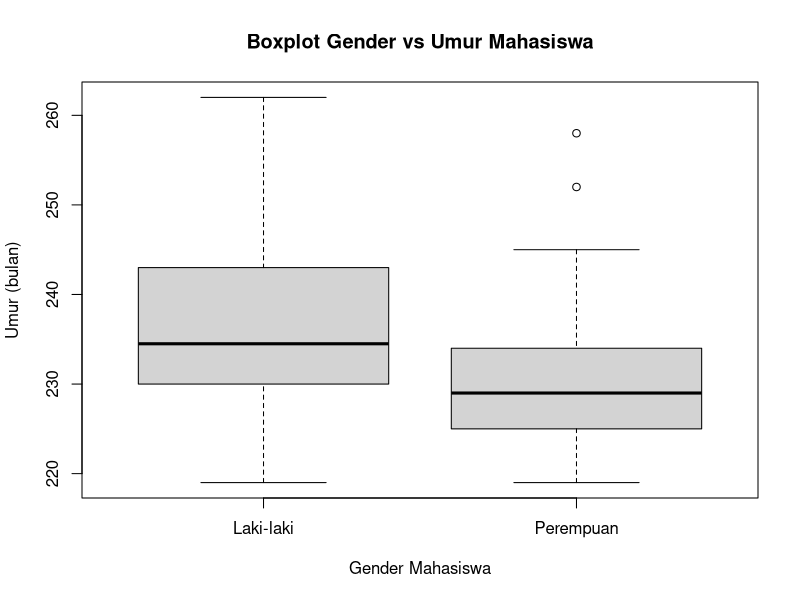
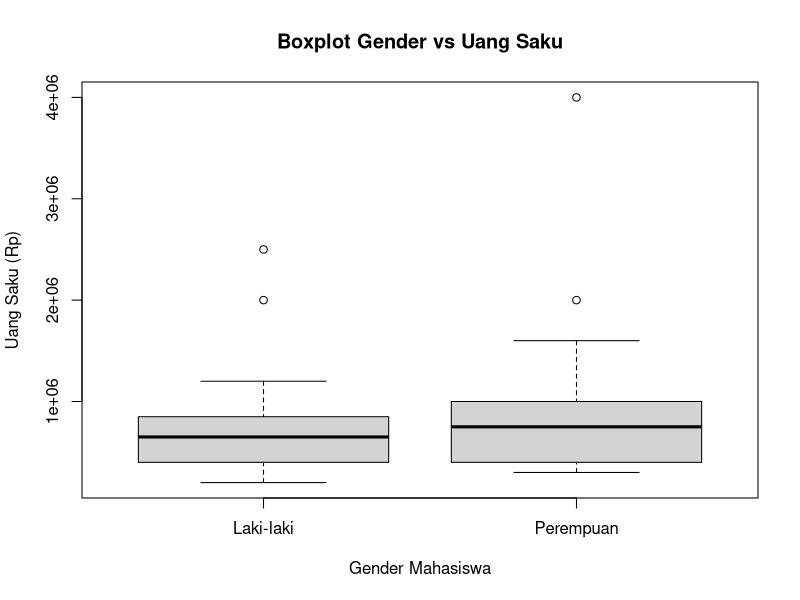
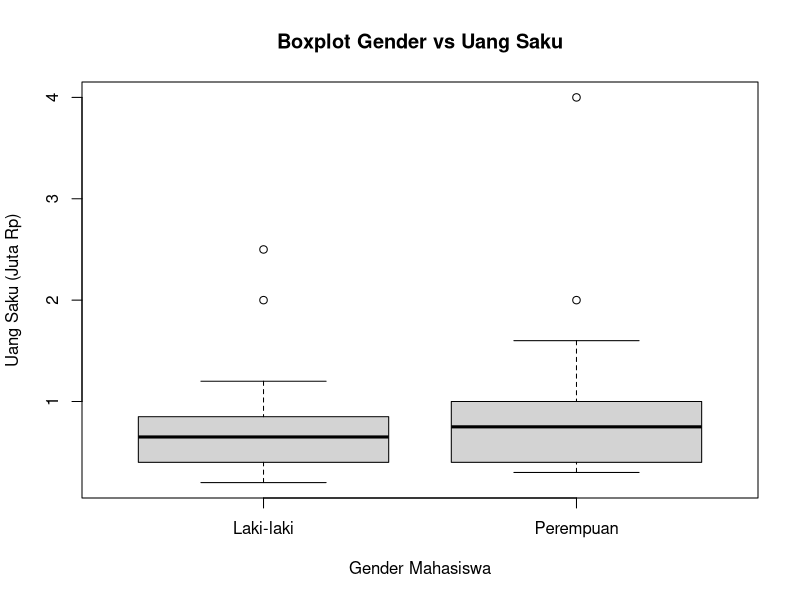
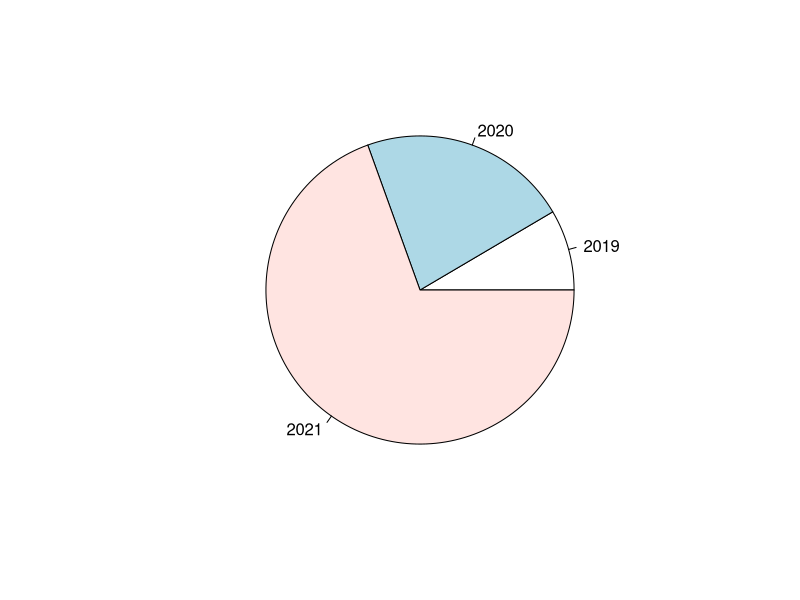
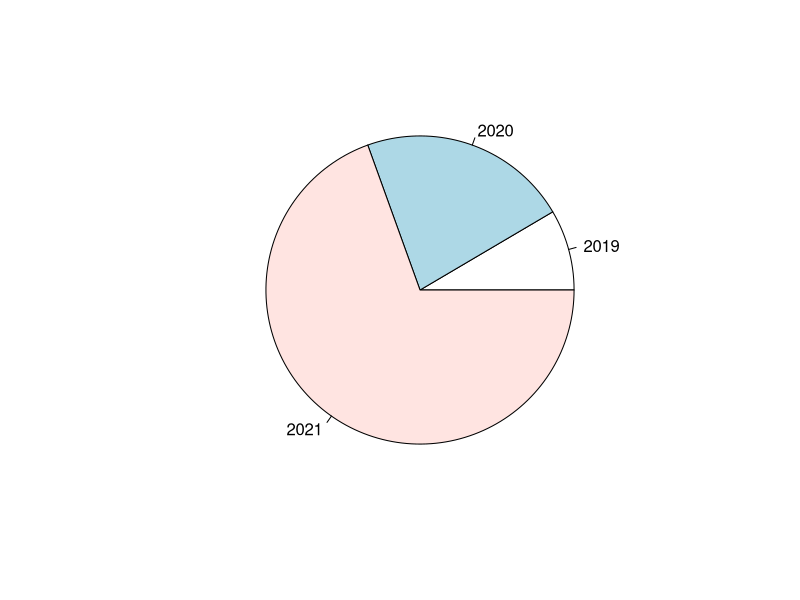
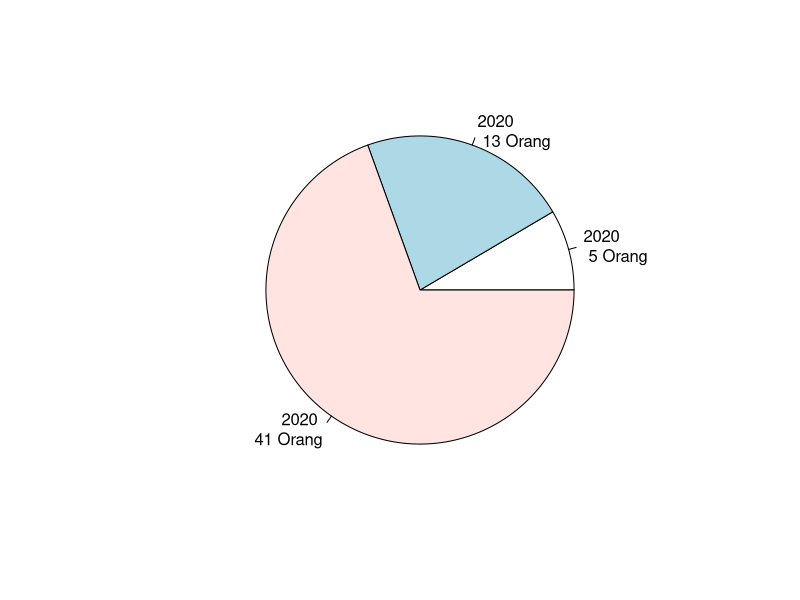
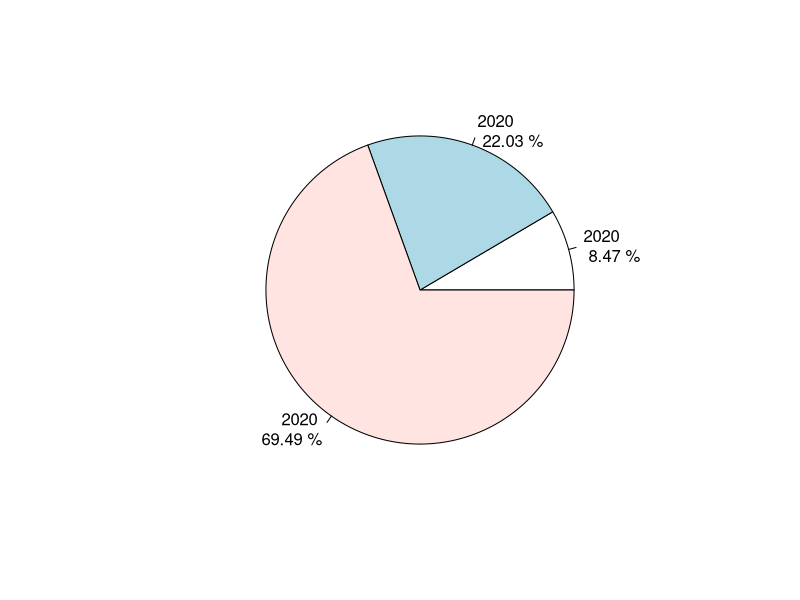
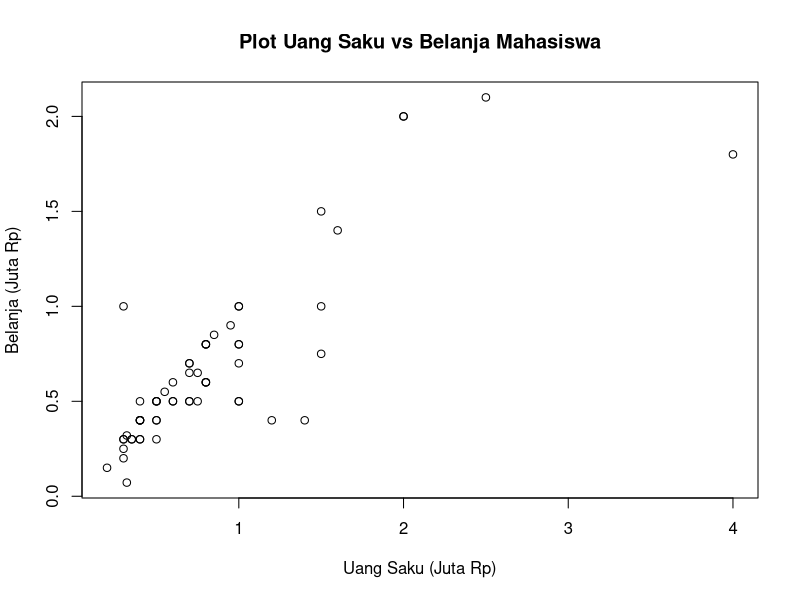

R code for these plots, in order:
### Mempersiapkan data frame dari file .csv
### ---------------------------------------
dfSaku <- read.csv("Uang Saku Mahasiswa.csv", sep = ",",header = TRUE)
str(dfSaku)           # Perhatikan struktur data frame dfSaku
dfSaku <- dfSaku[-1]  # Menghapus kolom pertama X dari dfSaku
summary(dfSaku)       # Ringkasan statistik dfSaku. Apa makna mean(Sex) = 1.49?

### Perhatikan seluruh objek dfSaku bertipe INT yang tidak sesuai dengan data
### Sex dan Angkatan seharusnya BUKAN INT tetapi KATEGORI
### Ubah menggunakan fungsi factor
### -------------------------------------------------------------------------
dfSaku$Sex <- factor(dfSaku$Sex, labels = c("Laki-laki", "Perempuan"))
dfSaku$Angkatan <- factor(dfSaku$Angkatan, labels = c("2019", "2020", "2021"))
str(dfSaku)           # Struktur baru dari dfSaku
summary(dfSaku)       # Ringkasan statistik dfSaku setelah diperbaharui

### Ekplorasi data menggunakan beberapa plot sederhana
### --------------------------------------------------
attach(dfSaku)        # 'Menyambungkan' dfSaku ke search path dari R

# Boxplot Gender vs Umur
# ---------------------------
plot(x = Sex, y = Umur, xlab = "Gender Mahasiswa", ylab = "Umur (bulan)", 
     main = "Boxplot Gender vs Umur Mahasiswa")

# Boxplot Gender vs Uang Saku
# ---------------------------
plot(x = Sex, y = Saku, xlab = "Gender Mahasiswa", ylab = "Uang Saku (Rp)", 
     main = "Boxplot Gender vs Uang Saku")         # Lihat skala sumbu Y 

plot(x = Sex, y = Saku/1000000, xlab = "Gender Mahasiswa", ylab = "Uang Saku (Juta Rp)", 
     main = "Boxplot Gender vs Uang Saku")         # Lihat skala sumbu Y

# Pie chart Angkatan
# ------------------
fAngkatan  <- table(Angkatan)            # Tabel frekuensi angkatan mahasiswa
frAngkatan <- fAngkatan/nrow(dfSaku)*100 # Frekuensi relatif
pie(fAngkatan)   # Kurang sempurna, tanpa label
pie(frAngkatan)  # Kurang sempurna, tanpa label, tidak berbeda dg pie sebelumnya.

pie(fAngkatan, labels = paste(Angkatan, "\n", fAngkatan, "Orang"))
pie(frAngkatan, labels = paste(Angkatan, "\n", round(frAngkatan, 2), "%"))

# Scatter plot Uang Saku vs Belanja
# ---------------------------------
plot(Saku/1000000, Belanja/1000000, xlab = "Uang Saku (Juta Rp)", 
     ylab = "Belanja (Juta Rp)", main = "Plot Uang Saku vs Belanja Mahasiswa")

